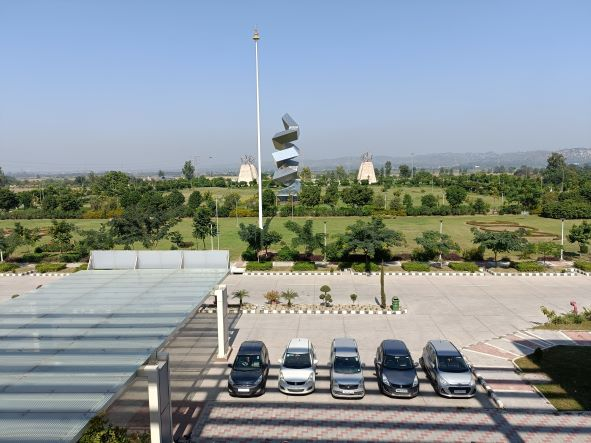
#> input picture Basics of Image Processing, PA1/iitrpr.jpg, 591 x 443 px
$ jupyter execute Question_6.ipynb
#> lines starting #> are read from the running program, lines starting #| are printed output that depends on the picture
[cell 1]
import numpy as np
import cv2 as cv
from matplotlib import pyplot as plt
import skimage
from PIL import Image

[cell 2]
image = cv.imread('iitrpr.jpg',0)
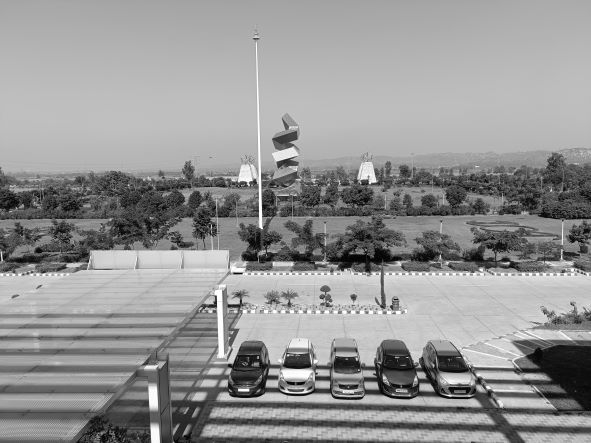
#> image: shape (443, 591); min 0, max 255, mean 148
# gray = cv.cvtColor(image, cv.COLOR_BGR2GRAY)
clahe = cv.createCLAHE(clipLimit=2.0, tileGridSize=(8, 8))
equalized = clahe.apply(image)
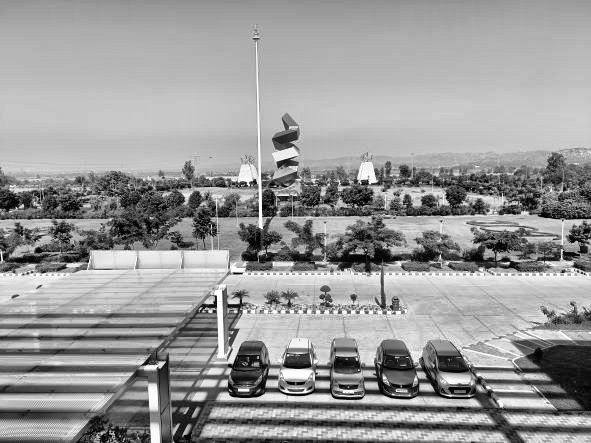
#> equalized: shape (443, 591); min 0, max 255, mean 153.3

[cell 3]
cv.imshow("original Image", image)
cv.imshow("Equalized Image", equalized)
cv.waitKey(0)
cv.destroyAllWindows()

[cell 4]
from PIL import Image
from skimage import exposure
from skimage.exposure import match_histograms
import numpy as np

# Open the image using the PIL library:

img = Image.open("iitrpr.jpg")
# Convert the image to a numpy array:

img_array = np.array(img)
# Define the function adaphisteq(img, tilesize) that takes the image array and the desired tile size as inputs.

def adaphisteq(img, tilesize):
#> called with tilesize = 5
    img = img.astype('float32')
#> img: shape (443, 591, 3) float32
    img_cdf, bin_centers = exposure.cumulative_distribution(img)
#> img_cdf = 256 values from 0.00266 to 1; bin_centers = 256 values from 0.498 to 254.5
    img_cdf = np.ma.filled(img_cdf, 0)
    img_eq = exposure.equalize_adapthist(img_cdf, clip_limit=0.03, nbins=256,
                                         kernel_size=tilesize)
#> img_eq = 256 values, max 1 at index 58, min 0 at index 0, mean 0.673
    return img_eq
# Apply the function to the image array:

img_eq = adaphisteq(img_array, 5)
# Convert the equalized image array back to an image object and save the result:

img_eq = Image.fromarray(np.uint8(img_eq))
img_eq.save("image_eq.jpg")

[cell 5]
imgg=cv.imread("image_eq.jpg")
#> imgg = 256 rows, first 8: [0, 0, 0], [0, 0, 0], [0, 0, 0], [0, 0, 0], [0, 0, 0], [0, 0, 0], [0, 0, 0], [0, 0, 0]
cv.imshow("User Equalized Image", imgg)
cv.waitKey(0)
cv.destroyAllWindows()

$ run again, with Basics of Image Processing, PA1/img1.jpg copied over Basics of Image Processing, PA1/iitrpr.jpg
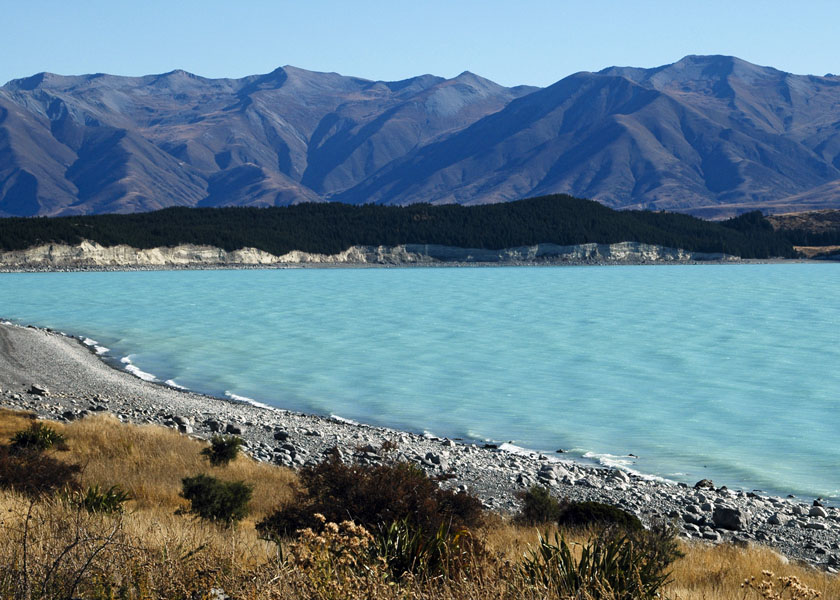
#> input picture Basics of Image Processing, PA1/img1.jpg, 840 x 600 px
#> `image = cv.imread('iitrpr.jpg',0)`:
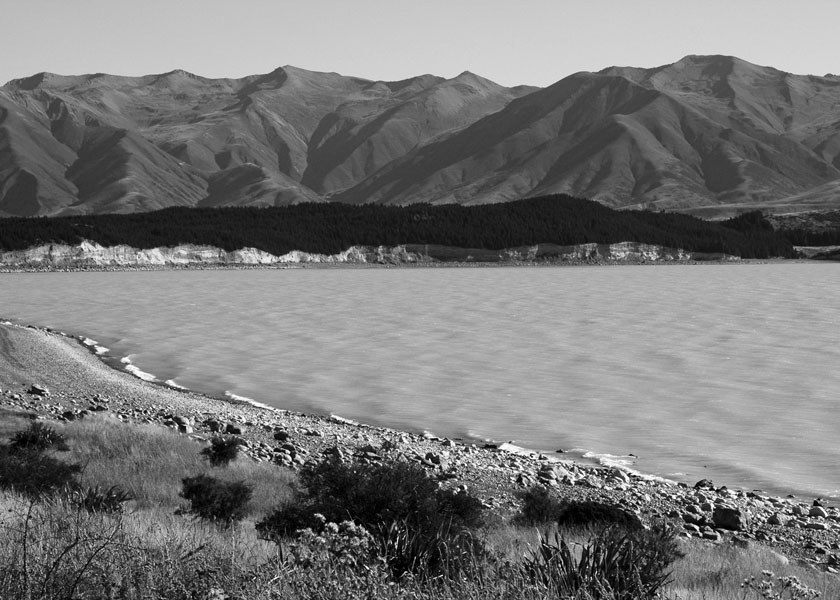
#> image: shape (600, 840); min 0, max 255, mean 120.5
#> `equalized = clahe.apply(image)`:
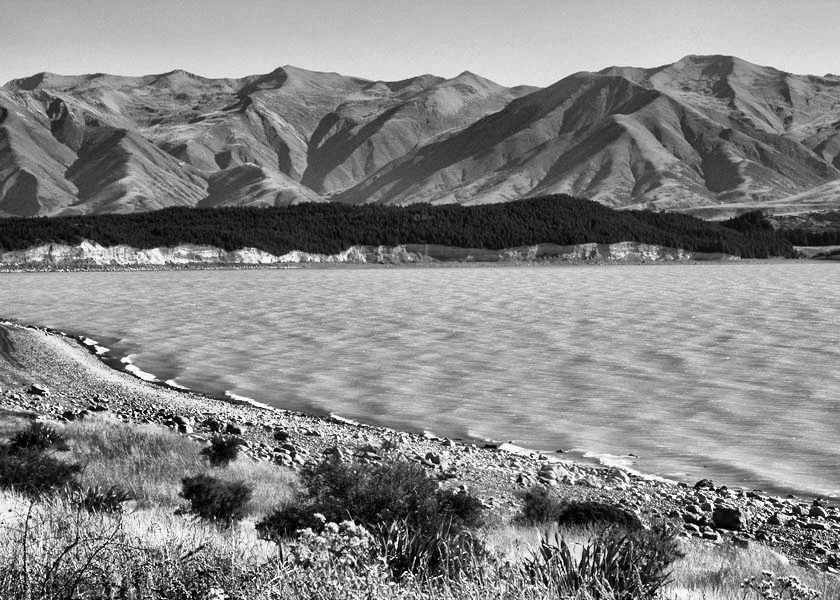
#> equalized: shape (600, 840); min 0, max 255, mean 133.9
#> img_cdf = 256 values from 0.00224 to 1; bin_centers = 256 values from 0.498 to 254.5
#> in adaphisteq, `img_eq = exposure.equalize_adapthist(img_cdf, clip_limit=0.03, nbins=2..`: img_eq = 256 values, max 1 at index 218, min 0 at index 0, mean 0.678
#> imgg = 256 rows, first 8: [0, 0, 0], [0, 0, 0], [0, 0, 0], [0, 0, 0], [0, 0, 0], [0, 0, 0], [0, 0, 0], [0, 0, 0]

$ run again, with Basics of Image Processing, PA1/img2.jpg copied over Basics of Image Processing, PA1/iitrpr.jpg
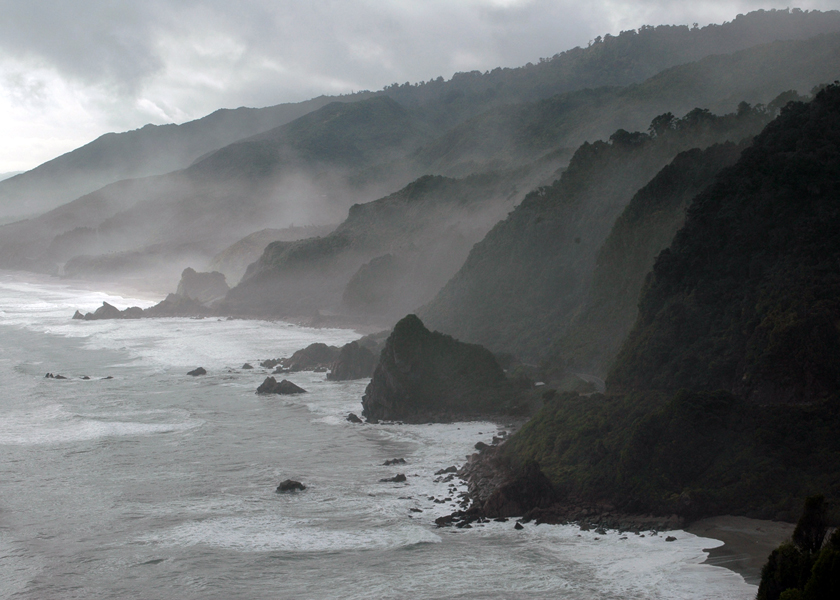
#> input picture Basics of Image Processing, PA1/img2.jpg, 840 x 600 px
#> `equalized = clahe.apply(image)`:
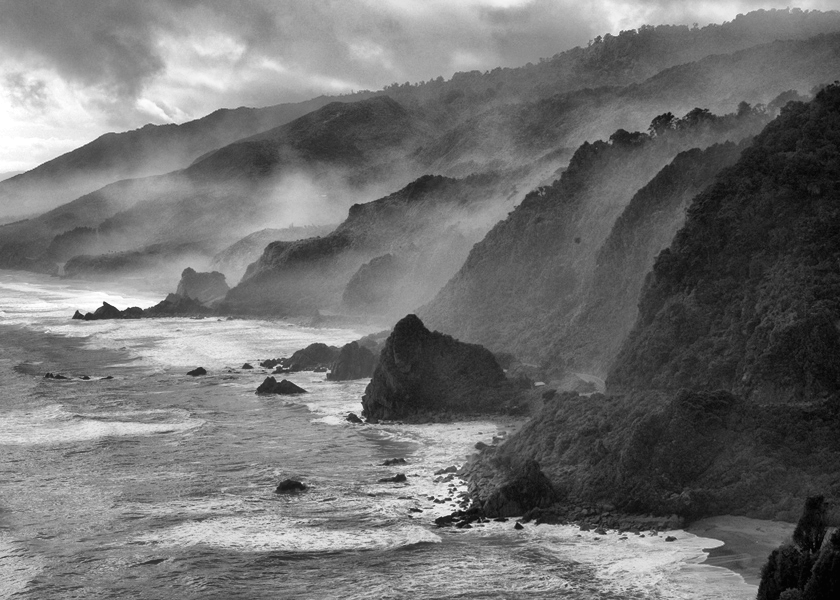
#> equalized: shape (600, 840); min 1, max 255, mean 113.4
#> img_cdf = 256 values from 0.00212 to 1; bin_centers = 256 values from 0.498 to 254.5
#> in adaphisteq, `img_eq = exposure.equalize_adapthist(img_cdf, clip_limit=0.03, nbins=2..`: img_eq = 256 values, max 1 at index 78, min 0 at index 0, mean 0.686
#> imgg = 256 rows, first 8: [0, 0, 0], [0, 0, 0], [0, 0, 0], [0, 0, 0], [0, 0, 0], [0, 0, 0], [0, 0, 0], [0, 0, 0]
